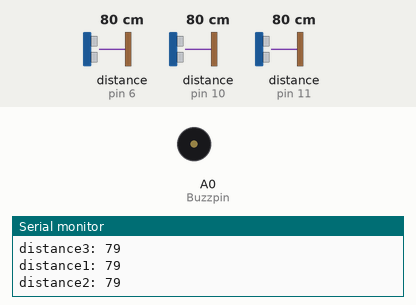
Recording of a sketch running on a simulated Arduino Uno, built with avr-gcc and run on an emulated ATmega328P. Parts: buzzer (waves = sounding), the last lines printed to the serial monitor. Wiring (inferred from the names in the program): 3 × ultrasonic range finder: trigger pin 3, echo pin 11 / trigger pin 5, echo pin 6 / trigger pin 9, echo pin 10. Inputs (shaded band) come from the test bench; at power-on: distance to the obstacle (sensors on pin 6, pin 10, pin 11) 80 cm. The echo pulse lasts 58.3 µs per cm.

Above: at 1.2 s.
1.3 s: distance to the obstacle (sensor on pin 6) set to 34 cm
4.3 s: distance to the obstacle (sensor on pin 6) set to 29 cm
At 4.7 s:
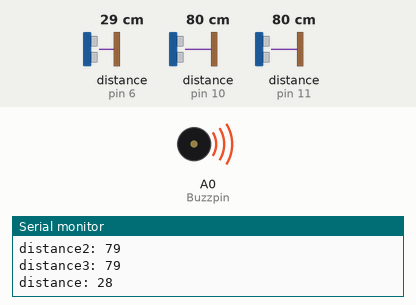
7.3 s: distance to the obstacle (sensor on pin 10) set to 2 cm
At 8.0 s:
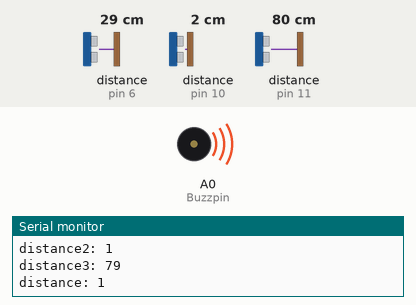
10.3 s: distance to the obstacle (sensor on pin 11) set to 4 cm
13.3 s: distance to the obstacle (sensor on pin 10) set to 35 cm
16.3 s: distance to the obstacle (sensor on pin 11) set to 9 cm
Timing chart, 0 to 20.3 s (numbered marks = the images above; inputs shaded):
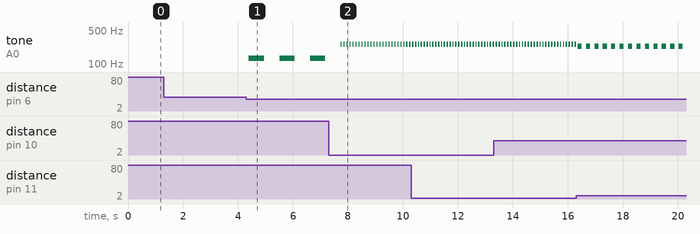

The sketch:

Obstacle_Detection_System.ino
```cpp
int trigpin1 = 5;
int echopin1 = 6;

int trigpin2 = 9;
int echopin2 = 10;

int trigpin3 = 3;
int echopin3 = 11;

int Buzzpin = A0;

void setup() {
  Serial.begin(9600);

  pinMode(trigpin1, OUTPUT);
  pinMode(echopin1, INPUT);

  pinMode(trigpin2, OUTPUT);
  pinMode(echopin2, INPUT);

  pinMode(trigpin3, OUTPUT);
  pinMode(echopin3, INPUT);

  pinMode(Buzzpin, OUTPUT); // Set buzzer as an output
  digitalWrite(Buzzpin, LOW); // Ensure the buzzer is off at start
}

void setFreq(int freq, int delay1) {
  tone(Buzzpin, freq);  // Use tone() function to generate sound
  delay(delay1);
  noTone(Buzzpin);  // Stop tone
  delay(delay1);
}

void loop() {
  long duration1, distance1;
  digitalWrite(trigpin1, LOW);
  delayMicroseconds(2);
  digitalWrite(trigpin1, HIGH);
  delayMicroseconds(10);
  digitalWrite(trigpin1, LOW);
  duration1 = pulseIn(echopin1, HIGH);
  distance1 = (duration1 / 2) / 29.1;
  Serial.print("distance1: ");
  Serial.println(distance1);

  long duration2, distance2;
  digitalWrite(trigpin2, LOW);
  delayMicroseconds(2);
  digitalWrite(trigpin2, HIGH);
  delayMicroseconds(10);
  digitalWrite(trigpin2, LOW);
  duration2 = pulseIn(echopin2, HIGH);
  distance2 = (duration2 / 2) / 29.1;
  Serial.print("distance2: ");
  Serial.println(distance2);

  long duration3, distance3;
  digitalWrite(trigpin3, LOW);
  delayMicroseconds(2);
  digitalWrite(trigpin3, HIGH);
  delayMicroseconds(10);
  digitalWrite(trigpin3, LOW);
  duration3 = pulseIn(echopin3, HIGH);
  distance3 = (duration3 / 2) / 29.1;
  Serial.print("distance3: ");
  Serial.println(distance3);

  if ((distance1 >= 0 && distance1 <= 30) ||
      (distance2 >= 0 && distance2 <= 30) ||
      (distance3 >= 0 && distance3 <= 30)) {

    long distance = min(min(distance1, distance2), distance3);
    Serial.print("distance: ");
    Serial.println(distance);

    if (distance >= 0 && distance <= 5) {
      setFreq(255, 50);
    }
    else if (distance > 5 && distance <= 10) {
      setFreq(230, 150);
    }
    else if (distance > 10 && distance <= 15) {
      setFreq(205, 250);
    }
    else if (distance > 15 && distance <= 20) {
      setFreq(180, 350);
    }
    else if (distance > 20 && distance <= 25) {
      setFreq(155, 450);
    }
    else {
      setFreq(130, 550);
    }
  }
  else {
    digitalWrite(Buzzpin, LOW); // Turn off buzzer
  }
}
```

Measured:
- the behaviour switches between 32 and 31 cm on distance to the obstacle (sensor on pin 6) (found by bisection; images 0 and 1)
- after the input at 4.3 s, tone on A0 (Buzzpin): alternates 130 Hz for 0.55 s and silent for 0.56 s, starting after 0.10 s
- after the input at 7.3 s, tone on A0 (Buzzpin): alternates 255 Hz for 0.05 s and silent for 0.06 s, starting after 0.43 s
